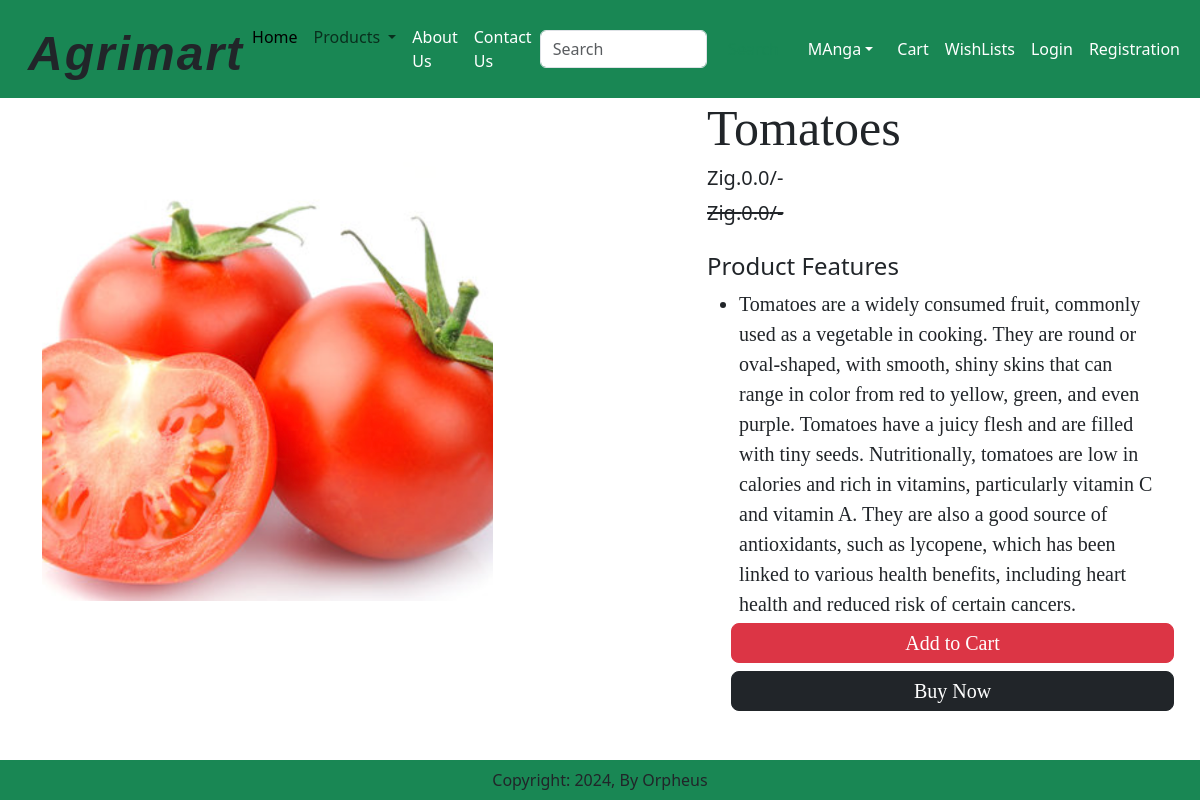
Screenshot of /product_detail/2 with the database file from the repository.
### farm_market/models.py (models this page shows, shortened)
class Product(models.Model):
    farmer = models.ForeignKey(Farmer, related_name='products', on_delete=models.CASCADE)
    title = models.CharField(max_length=100)
    description = models.TextField()
    price = models.DecimalField(max_digits=10, decimal_places=2)
    quantity = models.IntegerField()
    selling_price = models.FloatField(default=0.0)
    discounted_price = models.FloatField(default=0.0)
    composition = models.TextField(default="")
    prodapp = models.TextField(default="")
    category = models.CharField(choices=CATEGORY_CHOICES, max_length=5, default='DEF')
    product_image = models.ImageField(upload_to="product", null=True, blank=True)

### farm_market/views.py (the view)
# urls.py: path('product_detail/<int:pk>', ProductDetail.as_view(), name='product_detail'),
class ProductDetail(View):
    def get(self,request, pk):
        product = Product.objects.get(pk=pk)
        return render(request, "farm_market/product_detail.html", locals())

### farm_market/templates/farm_market/product_detail.html (shortened to what this page needs)
{% extends "farm_market/index.html" %}
{% load static %}
{% block maincontent %}
<div class= container>
<div class="row flex justify-content-between">
    <div class="img2 col-lg-5 mt-5">
        <img src="{{product.product_image.url}}" class="image col-xs-6
        col-sm-12 col-lg-12 mt-3 text-sm-center w-100 h-75" alt="">
    </div>
    <div class="productdetail col-lg-5">
        <h1 style="font-family: Georgia; font-size: 50px;">
            {{product.title}}
        </h1>
        <h5>Zig.{{product.discounted_price}}/-</h5>
        <small class="text-decoration-line-through-muted
        fs-5"><del> Zig.{{product.selling_price}}/-</small></del>
        <br><br><h4>Product Features</h4>
        <ul class="fs-5" style="font-family: Rajdhani;">
            <li>{{product.description }}</li>
            <div class="buttons row flex" style="font-family:Rajdhani;">
                <button type="submit" class="d-grid gap-Z btn1 btn btn-danger
                p-1 m-1 btn-lg text-decoration-none text-white">
                Add to Cart
                </button>
                <div class="btn btn-dark p-1 m-1 btn-lg">
                    <a href="#" class="text-decoration-none text-white">Buy Now</a>
                </div>
            </div>
        </ul>
    </div>
</div>
</div>
{% endblock maincontent%}

### rows the page displays
Product: product_image (picture), title "Tomatoes", discounted_price "0.0", selling_price "0.0", description "Tomatoes are a widely consumed fruit, commonly used as a vegetable in cooking. They are round or oval-shaped, with smooth, shiny skins that can range in color from red to yellow, green, and even purple. Tomatoes have a juicy flesh and are filled with tiny seeds. Nutritionally, tomatoes are low in calories and rich in vitamins, particularly vitamin C and vitamin A. They are also a good source of antioxidants, such as lycopene, which has been linked to various health benefits, including heart health and reduced risk of certain cancers."
